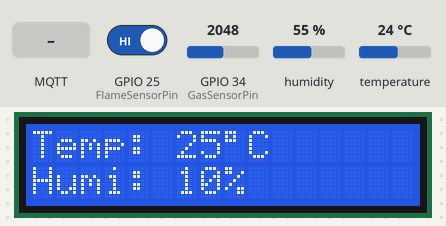
Simulated run of this sketch. Board: ESP32. Parts: 16×2 character LCD. The inputs (shaded band) are chosen by the test bench; at power-on: GPIO 34 (GasSensorPin) = 2048, GPIO 25 (FlameSensorPin) HIGH, humidity 55 %, temperature 24 °C. WiFi joins after 1.5 s; servers stay silent unless stated; random numbers use the default seed unless the sketch sets one; no MQTT or app messages arrive unless stated; what the sketch prints to the serial monitor is not drawn.

Above: at 2.7 s.
2.8 s: MQTT message "+" arrives on the first subscribed topic
At 4.3 s:
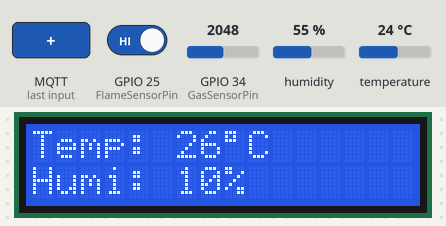
4.7 s: MQTT message "H+" arrives on the first subscribed topic
At 5.5 s:
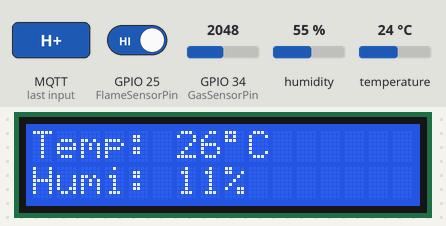
6.3 s: GPIO 34 (GasSensorPin) set to 2949
7.8 s: GPIO 34 (GasSensorPin) set to 3057
Timing chart, 0 to 10.8 s (numbered marks = the images above; inputs shaded):
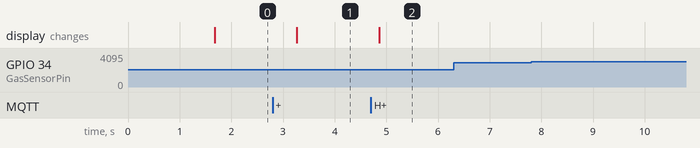

The sketch:

mqtt_connection_esp32.ino
```cpp
#include <WiFi.h>
#include <PubSubClient.h>
#include <DHT.h>
#include <LiquidCrystal_I2C.h>


// LCD setup
LiquidCrystal_I2C lcd(0x27, 16, 2);  // Adjust address if needed (commonly 0x27 or 0x3F)

// WiFi credentials
const char* ssid = "FES-SuS";
const char* password = "SuS-WLAN!Key24";

// MQTT credentials
const char* mqtt_server = "10.93.131.8";
const int mqttPort = 1883;
const char* mqttUser = "admin";
const char* mqttPassword = "admin";

// DHT settings
#define DHTPIN 2
#define DHTTYPE DHT11
DHT dht(DHTPIN, DHTTYPE);

// MQTT and WiFi clients
WiFiClient espClient;
PubSubClient client(espClient);

// Variables displayed on LCD (manually controlled)
int temp_var = 25;
int Hum_var = 10;

// Define the pin used for the flame sensor
const int FlameSensorPin = 25;

// Define the pin numbers for the Gas Sensor
const int GasSensorPin = 34;
int sensorValue;

// WiFi connection
void setup_wifi() {
  delay(10);
  Serial.println();
  Serial.print("Connecting to ");
  Serial.println(ssid);

  WiFi.begin(ssid, password);

  while (WiFi.status() != WL_CONNECTED) {
    delay(500);
    Serial.print(".");
  }

  Serial.println("\nWiFi connected");
  Serial.print("IP address: ");
  Serial.println(WiFi.localIP());
}

// MQTT callback
void callback(char* topic, byte* payload, unsigned int length) {
  String message;
  for (unsigned int i = 0; i < length; i++) {
    message += (char)payload[i];
  }

  Serial.print("Message arrived on topic: ");
  Serial.print(topic);
  Serial.print(". Message: ");
  Serial.println(message);

  if ((String)topic == "device/btn/controlbtns") {
    if (message == "+") {
      temp_var++;
    } else if (message == "-") {
      temp_var--;
    } else if (message == "H+") {
      Hum_var++;
    } else if (message == "H-") {
      Hum_var--;
    }

    // Optional clamping
    temp_var = constrain(temp_var, 0, 50);
    Hum_var = constrain(Hum_var, 0, 100);
  }
}

// MQTT reconnect logic
void reconnect() {
  while (!client.connected()) {
    Serial.print("Attempting MQTT connection...");
    String clientId = "esp32-" + String(random(0xffff), HEX);

    if (client.connect(clientId.c_str(), mqttUser, mqttPassword)) {
      Serial.println("connected");
      client.subscribe("device/btn/controlbtns");
      client.publish("device/btn/controlbtns", "ONLINE");
    } else {
      Serial.print("failed, rc=");
      Serial.print(client.state());
      Serial.println(" try again in 5 seconds");
      delay(5000);
    }
  }
}


#if !defined(CONFIG_BT_ENABLED)  || !defined(CONFIG_BLUEDROID_ENABLED)
#error Bluetooth is not enabled! Please  run `make menuconfig` to and enable it
#endif

#if !defined(CONFIG_BT_SPP_ENABLED)
#error  Serial Bluetooth not available or not enabled. It is only available for the ESP32  chip.
#endif


void setup() {
  lcd.init();
  lcd.clear();
  lcd.backlight();
  pinMode(FlameSensorPin, INPUT);  // Set the flame sensor pin as input
  Serial.begin(115200);
  dht.begin();
  setup_wifi();
  client.setServer(mqtt_server, mqttPort);
  client.setCallback(callback);

  // SerialBT.begin("ESP32_BT"); // Name of your Bluetooth device
  Serial.println("Bluetooth device is ready to pair");
}

void loop() {
  if (!client.connected()) {
    reconnect();
  }
  client.loop();

  float temp = dht.readTemperature();
  float hum = dht.readHumidity();

  if (isnan(temp) || isnan(hum)) {
    Serial.println("Failed to read from DHT sensor!");
    return;
  }

  Serial.print("Temperature: ");
  Serial.print(temp);
  Serial.println(" °C");

  Serial.print("Humidity: ");
  Serial.print(hum);
  Serial.println(" %");

  // Update LCD display
  lcd.setCursor(0, 0);
  lcd.print("Temp: ");
  lcd.print(temp_var);
  lcd.print((char)223);  // Degree symbol
  lcd.print("C  ");       // Padding for old characters

  lcd.setCursor(0, 1);
  lcd.print("Humi: ");
  lcd.print(Hum_var);
  lcd.print("%   ");      // Padding

  // Publish sensor data to MQTT
  char tempString[8];
  dtostrf(temp, 1, 2, tempString);
  client.publish("SF/TEMP", tempString);
   Serial.print("Temp: ");
  Serial.println(temp);

  char humString[8];
  dtostrf(hum, 1, 2, humString);
  client.publish("SF/HUMIDITY", humString);
Serial.print("Humi: ");
  Serial.println(hum);

  // Check if the sensor is detecting a fire
  if (digitalRead(FlameSensorPin) == 0) {
    Serial.println("** Fire detected!!! **");
    client.publish("SF/FlameSensore", "Fire Detected");
  }


  // Read the analog value of the gas sensor
  sensorValue = analogRead(GasSensorPin);

  // Print the sensor value to the serial monitor
  Serial.print("Analog output: ");
  Serial.println(sensorValue);

  // If the sensor value exceeds the threshold, trigger the alarm and make the RGB LED red
  if (sensorValue > 3000) {
    Serial.println("*** Gas detected!!! ***");
    delay(500);
  }


// Bluetooth Module

  // if (SerialBT.available()) {
  //   char incoming = SerialBT.read();
  //   Serial.write(incoming); // Echo back to serial
  // }


  delay(500);  // Limit publishing rate
}
```

Measured:
- after the input at 2.8 s, the display: changes after 0.46 s (image 1)
- after the input at 4.7 s, the display: changes after 0.16 s (image 2)
- after the input at 6.3 s, every drawn part: stays the same
- after the input at 7.8 s, every drawn part: stays the same
